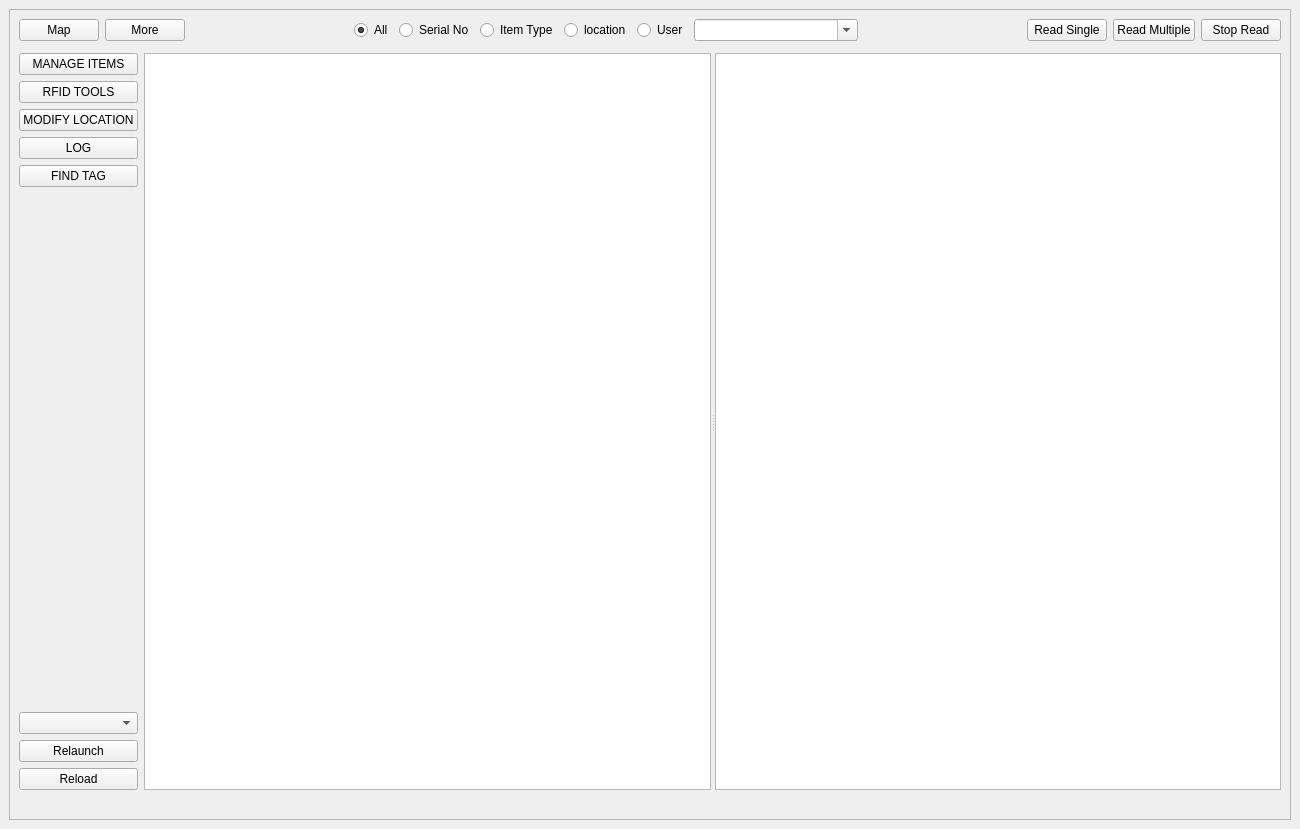
<?xml version="1.0" encoding="UTF-8"?>
<ui version="4.0">
 <class>MainWindow</class>
 <widget class="QMainWindow" name="MainWindow">
  <property name="geometry">
   <rect>
    <x>0</x>
    <y>0</y>
    <width>1300</width>
    <height>829</height>
   </rect>
  </property>
  <property name="windowTitle">
   <string>MainWindow</string>
  </property>
  <property name="styleSheet">
   <string notr="true"/>
  </property>
  <widget class="QWidget" name="centralwidget">
   <layout class="QGridLayout" name="gridLayout">
    <item row="0" column="0">
     <widget class="QFrame" name="main_frame">
      <property name="frameShape">
       <enum>QFrame::StyledPanel</enum>
      </property>
      <property name="frameShadow">
       <enum>QFrame::Raised</enum>
      </property>
      <layout class="QGridLayout" name="gridLayout_2">
       <item row="2" column="1">
        <widget class="QSplitter" name="splitter">
         <property name="orientation">
          <enum>Qt::Horizontal</enum>
         </property>
         <widget class="QTableWidget" name="tableWidget">
          <property name="sizePolicy">
           <sizepolicy hsizetype="MinimumExpanding" vsizetype="MinimumExpanding">
            <horstretch>0</horstretch>
            <verstretch>0</verstretch>
           </sizepolicy>
          </property>
          <property name="contextMenuPolicy">
           <enum>Qt::CustomContextMenu</enum>
          </property>
          <property name="layoutDirection">
           <enum>Qt::LeftToRight</enum>
          </property>
          <property name="styleSheet">
           <string notr="true"/>
          </property>
          <property name="verticalScrollBarPolicy">
           <enum>Qt::ScrollBarAsNeeded</enum>
          </property>
          <property name="verticalScrollMode">
           <enum>QAbstractItemView::ScrollPerPixel</enum>
          </property>
          <property name="showGrid">
           <bool>true</bool>
          </property>
          <attribute name="horizontalHeaderStretchLastSection">
           <bool>false</bool>
          </attribute>
         </widget>
         <widget class="QListWidget" name="listWidget">
          <property name="enabled">
           <bool>true</bool>
          </property>
          <property name="sizePolicy">
           <sizepolicy hsizetype="MinimumExpanding" vsizetype="Expanding">
            <horstretch>0</horstretch>
            <verstretch>0</verstretch>
           </sizepolicy>
          </property>
          <property name="dragEnabled">
           <bool>false</bool>
          </property>
          <property name="sortingEnabled">
           <bool>false</bool>
          </property>
         </widget>
        </widget>
       </item>
       <item row="3" column="0" colspan="2">
        <widget class="QLabel" name="messages">
         <property name="text">
          <string/>
         </property>
         <property name="alignment">
          <set>Qt::AlignCenter</set>
         </property>
         <property name="textInteractionFlags">
          <set>Qt::LinksAccessibleByMouse|Qt::TextSelectableByMouse</set>
         </property>
        </widget>
       </item>
       <item row="0" column="0" colspan="2">
        <layout class="QHBoxLayout" name="horizontalLayout">
         <item>
          <widget class="QPushButton" name="mapButton">
           <property name="text">
            <string>Map</string>
           </property>
          </widget>
         </item>
         <item>
          <widget class="QPushButton" name="moreButton">
           <property name="text">
            <string>More</string>
           </property>
          </widget>
         </item>
         <item>
          <spacer name="horizontalSpacer">
           <property name="orientation">
            <enum>Qt::Horizontal</enum>
           </property>
           <property name="sizeHint" stdset="0">
            <size>
             <width>40</width>
             <height>20</height>
            </size>
           </property>
          </spacer>
         </item>
         <item>
          <widget class="QRadioButton" name="allButton">
           <property name="text">
            <string>All</string>
           </property>
           <property name="checked">
            <bool>true</bool>
           </property>
          </widget>
         </item>
         <item>
          <widget class="QRadioButton" name="serialNoButton">
           <property name="text">
            <string>Serial No</string>
           </property>
          </widget>
         </item>
         <item>
          <widget class="QRadioButton" name="itemTypeButton">
           <property name="text">
            <string>Item Type</string>
           </property>
          </widget>
         </item>
         <item>
          <widget class="QRadioButton" name="locationButton">
           <property name="text">
            <string>location</string>
           </property>
          </widget>
         </item>
         <item>
          <widget class="QRadioButton" name="userButton">
           <property name="text">
            <string>User</string>
           </property>
          </widget>
         </item>
         <item>
          <widget class="QComboBox" name="comboBox">
           <property name="sizePolicy">
            <sizepolicy hsizetype="MinimumExpanding" vsizetype="Fixed">
             <horstretch>0</horstretch>
             <verstretch>0</verstretch>
            </sizepolicy>
           </property>
           <property name="editable">
            <bool>true</bool>
           </property>
          </widget>
         </item>
         <item>
          <spacer name="horizontalSpacer_2">
           <property name="orientation">
            <enum>Qt::Horizontal</enum>
           </property>
           <property name="sizeHint" stdset="0">
            <size>
             <width>40</width>
             <height>20</height>
            </size>
           </property>
          </spacer>
         </item>
         <item>
          <widget class="QPushButton" name="readSingleButton">
           <property name="text">
            <string>Read Single</string>
           </property>
          </widget>
         </item>
         <item>
          <widget class="QPushButton" name="readMultiButton">
           <property name="text">
            <string>Read Multiple</string>
           </property>
          </widget>
         </item>
         <item>
          <widget class="QPushButton" name="stopReadButton">
           <property name="text">
            <string>Stop Read</string>
           </property>
          </widget>
         </item>
        </layout>
       </item>
       <item row="2" column="0">
        <layout class="QVBoxLayout" name="verticalLayout">
         <item>
          <widget class="QPushButton" name="manageItemsButton">
           <property name="styleSheet">
            <string notr="true"/>
           </property>
           <property name="text">
            <string>MANAGE ITEMS</string>
           </property>
          </widget>
         </item>
         <item>
          <widget class="QPushButton" name="rfidToolsButton">
           <property name="text">
            <string>RFID TOOLS</string>
           </property>
          </widget>
         </item>
         <item>
          <widget class="QPushButton" name="modifyButton">
           <property name="text">
            <string>MODIFY LOCATION</string>
           </property>
          </widget>
         </item>
         <item>
          <widget class="QPushButton" name="logButton">
           <property name="text">
            <string>LOG</string>
           </property>
          </widget>
         </item>
         <item>
          <widget class="QPushButton" name="findTagButton">
           <property name="text">
            <string>FIND TAG</string>
           </property>
          </widget>
         </item>
         <item>
          <spacer name="verticalSpacer">
           <property name="orientation">
            <enum>Qt::Vertical</enum>
           </property>
           <property name="sizeHint" stdset="0">
            <size>
             <width>20</width>
             <height>578</height>
            </size>
           </property>
          </spacer>
         </item>
         <item>
          <widget class="QComboBox" name="themeBox"/>
         </item>
         <item>
          <widget class="QPushButton" name="relaunchButton">
           <property name="text">
            <string>Relaunch</string>
           </property>
          </widget>
         </item>
         <item>
          <widget class="QPushButton" name="reloadButton">
           <property name="text">
            <string>Reload</string>
           </property>
          </widget>
         </item>
        </layout>
       </item>
       <item row="1" column="0" colspan="2">
        <widget class="QFrame" name="moreButtFrame">
         <property name="sizePolicy">
          <sizepolicy hsizetype="Preferred" vsizetype="Preferred">
           <horstretch>0</horstretch>
           <verstretch>0</verstretch>
          </sizepolicy>
         </property>
         <property name="frameShape">
          <enum>QFrame::StyledPanel</enum>
         </property>
         <property name="frameShadow">
          <enum>QFrame::Raised</enum>
         </property>
        </widget>
       </item>
      </layout>
     </widget>
    </item>
   </layout>
  </widget>
 </widget>
 <resources/>
 <connections/>
</ui>
